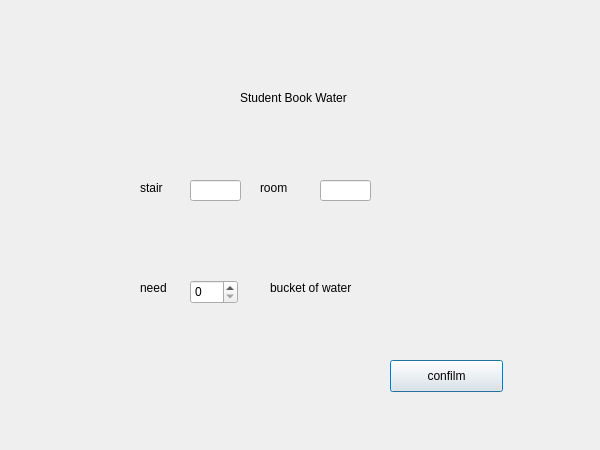
<?xml version="1.0" encoding="UTF-8"?>
<ui version="4.0">
 <class>Studentbookwater</class>
 <widget class="QDialog" name="Studentbookwater">
  <property name="geometry">
   <rect>
    <x>0</x>
    <y>0</y>
    <width>600</width>
    <height>450</height>
   </rect>
  </property>
  <property name="windowTitle">
   <string>Dialog</string>
  </property>
  <widget class="QLabel" name="label">
   <property name="geometry">
    <rect>
     <x>140</x>
     <y>180</y>
     <width>41</width>
     <height>16</height>
    </rect>
   </property>
   <property name="text">
    <string>stair</string>
   </property>
  </widget>
  <widget class="QLabel" name="label_2">
   <property name="geometry">
    <rect>
     <x>260</x>
     <y>180</y>
     <width>41</width>
     <height>16</height>
    </rect>
   </property>
   <property name="text">
    <string>room</string>
   </property>
  </widget>
  <widget class="QLabel" name="label_3">
   <property name="geometry">
    <rect>
     <x>140</x>
     <y>280</y>
     <width>41</width>
     <height>16</height>
    </rect>
   </property>
   <property name="text">
    <string>need</string>
   </property>
  </widget>
  <widget class="QLineEdit" name="lineEdit">
   <property name="geometry">
    <rect>
     <x>190</x>
     <y>180</y>
     <width>51</width>
     <height>21</height>
    </rect>
   </property>
  </widget>
  <widget class="QLineEdit" name="lineEdit_2">
   <property name="geometry">
    <rect>
     <x>320</x>
     <y>180</y>
     <width>51</width>
     <height>21</height>
    </rect>
   </property>
  </widget>
  <widget class="QSpinBox" name="spinBox">
   <property name="geometry">
    <rect>
     <x>190</x>
     <y>280</y>
     <width>48</width>
     <height>24</height>
    </rect>
   </property>
   <property name="maximum">
    <number>10</number>
   </property>
  </widget>
  <widget class="QPushButton" name="pushButton">
   <property name="geometry">
    <rect>
     <x>390</x>
     <y>360</y>
     <width>113</width>
     <height>32</height>
    </rect>
   </property>
   <property name="text">
    <string>confilm</string>
   </property>
  </widget>
  <widget class="QLabel" name="label_4">
   <property name="geometry">
    <rect>
     <x>240</x>
     <y>90</y>
     <width>161</width>
     <height>16</height>
    </rect>
   </property>
   <property name="text">
    <string>Student Book Water</string>
   </property>
  </widget>
  <widget class="QLabel" name="label_5">
   <property name="geometry">
    <rect>
     <x>270</x>
     <y>280</y>
     <width>111</width>
     <height>16</height>
    </rect>
   </property>
   <property name="text">
    <string>bucket of water</string>
   </property>
  </widget>
 </widget>
 <resources/>
 <connections/>
</ui>
